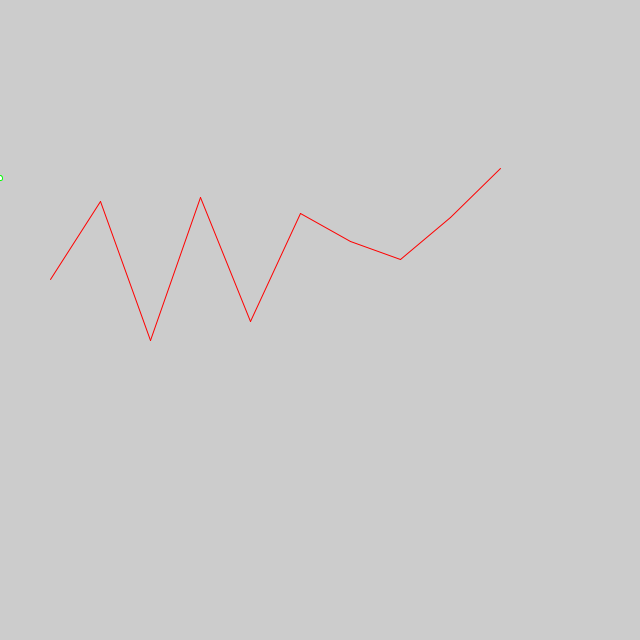
Frame 1 (no input)
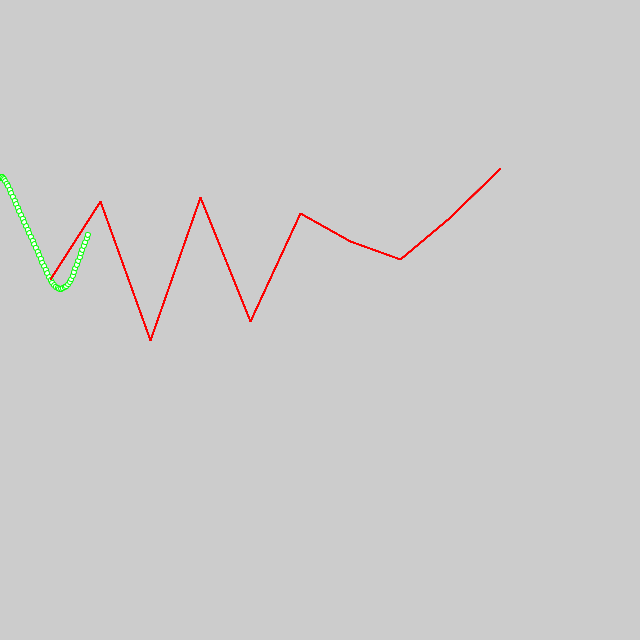
Frame 60 (the mouse pressed at the canvas centre just before this capture)
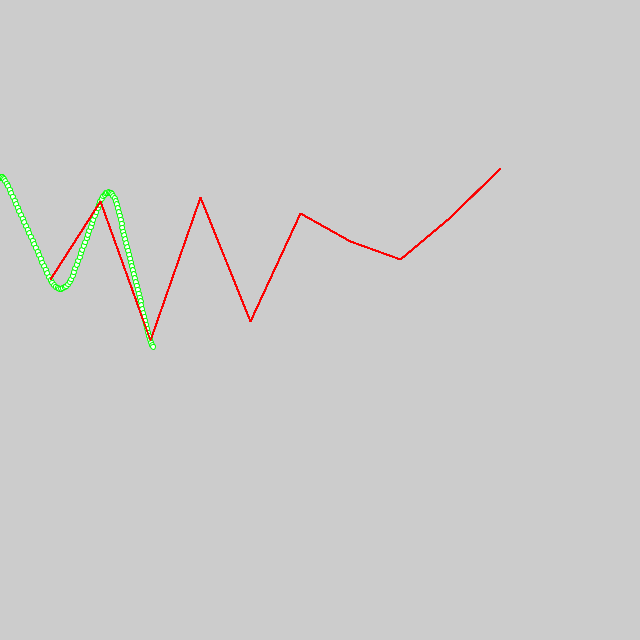
Frame 120 (the mouse held since frame 60 and released just before this capture)

The Processing sketch that drew these frames (run headless with seeded random() and noise(); from frame 60 on, the mouse is pressed at the canvas centre):

// Processing sketch: vectorPathSeeking
// ── vectorPathSeeking.pde
PVector position;
PVector velocity; 
PVector acceleration;
float maxforce = 0.5;
float maxspeed = 4;

int segments=10;
PVector[] path;

void setup()
{
  size(640, 640);

  acceleration = new PVector(0, 0);
  velocity = new PVector(0, -2);
  position = new PVector(0, 180);
  
  
  path = new PVector[segments];

  int i;
  for (i=0; i<segments; i++)
  {
    path[i]=new PVector(50*(i+1), 250+(random(200)-100));
  }
  

  
}

int seekIndex=0;

void draw()
{
  //PVector mouse = new PVector(mouseX, mouseY);
  seek(path[seekIndex]);


  // Update velocity
  velocity.add(acceleration);
  // Limit speed
  velocity.limit(maxspeed);
  position.add(velocity);
  // Reset accelerationelertion to 0 each cycle
  acceleration.mult(0);
  
  int xDelta = abs(floor(position.x) - floor(path[seekIndex].x));
  int yDelta = abs(floor(position.y) - floor(path[seekIndex].y));
  
  if (seekIndex<segments-1 && xDelta<5 && yDelta<5)
  {
     seekIndex++;
     print("next path seg");
  }
  
  stroke(0, 255, 0);

  ellipse(position.x,position.y,5,5);
  
  int j;
  stroke(255, 0, 0);
  for (j=0; j<segments-1; j++)
  {
    line(path[j].x, path[j].y, path[j+1].x, path[j+1].y);
  }
}

void applyForce(PVector force)
{
  acceleration.add(force);
}


void seek(PVector target) 
{
  PVector desired = PVector.sub(target, position);  // A vector pointing from the position to the target

//print("seeking:"+target);
  // Scale to maximum speed
  desired.setMag(maxspeed);

  // Steering = Desired minus velocity
  PVector steer = PVector.sub(desired, velocity);
  steer.limit(maxforce);  // Limit to maximum steering force

  applyForce(steer);
}

// ── MovingObject.pde
public class MovingObject
{
  PVector mPosition;
  PVector mVelocity; 
  PVector mAcceleration;
  float maxforce = 0.5;
  float maxspeed = 4;

  public MovingObject()
  {
    mAcceleration = new PVector(0, 0);
    mVelocity = new PVector(0, -2);
    mPosition = new PVector(0, 180);
  }

  public void updatePosition()
  {
    // Update velocity
    mVelocity.add(mAcceleration);
    // Limit speed
    mVelocity.limit(maxspeed);
    mPosition.add(mVelocity);
    // Reset accelerationelertion to 0 each cycle
    mAcceleration.mult(0);
  }

  void applyForce(PVector force)
  {
    mAcceleration.add(force);
  }

  void seek(PVector target) 
  {
    PVector desired = PVector.sub(target, mPosition);  // A vector pointing from the position to the target

    //print("seeking:"+target);
    // Scale to maximum speed
    desired.setMag(maxspeed);

    // Steering = Desired minus velocity
    PVector steer = PVector.sub(desired, mVelocity);
    steer.limit(maxforce);  // Limit to maximum steering force

    applyForce(steer);
  }
}
